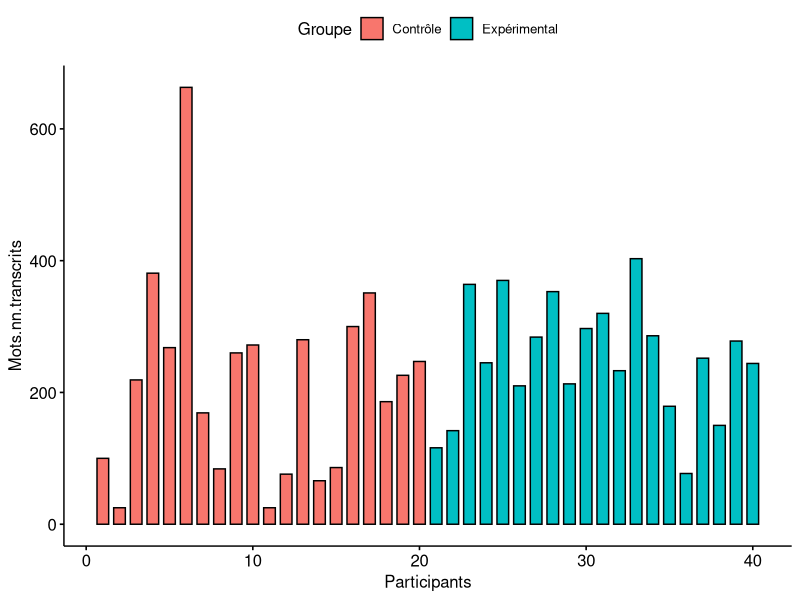

Here is the R script that generated this plot:
## ---- chunk 1

library(tidyverse)
library(ggpubr)
library(rstatix)

d <- read.csv("data/expe_2.csv", sep = ",", fileEncoding="UTF-8-BOM")
d
## ---- chunk 2
ggbarplot(d, x = "Participants", "Mots.nn.transcrits", fill = "Groupe")
